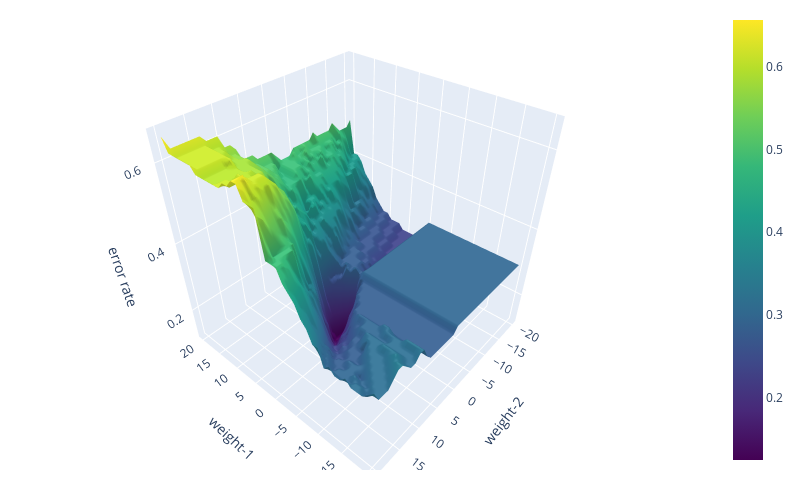

The code cell stored with this chart in its notebook:
### Code cell
import plotly.graph_objects as go
f1 = go.Figure(data=[go.Surface( x=weight1, y=weight2, z=errors, colorscale='Viridis')])
f1.update_layout(scene = dict(
                    xaxis_title='weight-1',
                    yaxis_title='weight-2',
                    zaxis_title='error rate'),
                    width=800,
                    height=480,
                    margin=dict(r=20, b=10, l=10, t=10))
f1.show()

### Figure 1 — Plotly figure (JSON) as saved in the notebook; plotly's stock layout.template omitted (floating-point values rounded to 4 significant figures; data arrays with more than 128 entries replaced by an {"elided": "..."} marker saying what was removed)
{"data": [{"colorscale": [[0, "#440154"], [0.1111, "#482878"], [0.2222, "#3e4989"], [0.3333, "#31688e"], [0.4444, "#26828e"], [0.5556, "#1f9e89"], [0.6667, "#35b779"], [0.7778, "#6ece58"], [0.8889, "#b5de2b"], [1, "#fde725"]], "type": "surface", "x": [-20, -18.97, -17.95, -16.92, -15.9, -14.87, -13.85, -12.82, -11.79, -10.77, -9.744, -8.718, -7.692, -6.667, -5.641, -4.615, -3.59, -2.564, -1.538, -0.5128, 0.5128, 1.538, 2.564, 3.59, 4.615, 5.641, 6.667, 7.692, 8.718, 9.744, 10.77, 11.79, 12.82, 13.85, 14.87, 15.9, 16.92, 17.95, 18.97, 20], "y": [-20, -18.97, -17.95, -16.92, -15.9, -14.87, -13.85, -12.82, -11.79, -10.77, -9.744, -8.718, -7.692, -6.667, -5.641, -4.615, -3.59, -2.564, -1.538, -0.5128, 0.5128, 1.538, 2.564, 3.59, 4.615, 5.641, 6.667, 7.692, 8.718, 9.744, 10.77, 11.79, 12.82, 13.85, 14.87, 15.9, 16.92, 17.95, 18.97, 20], "z": {"elided": "40x40 float values"}}], "layout": {"height": 480, "margin": {"b": 10, "l": 10, "r": 20, "t": 10}, "scene": {"aspectmode": "auto", "aspectratio": {"x": 1, "y": 1, "z": 1}, "camera": {"center": {"x": 0, "y": 0, "z": 0}, "eye": {"x": -1.135, "y": 1.297, "z": 1.327}, "projection": {"type": "perspective"}, "up": {"x": 0, "y": 0, "z": 1}}, "xaxis": {"title": {"text": "weight-1"}, "type": "linear"}, "yaxis": {"title": {"text": "weight-2"}, "type": "linear"}, "zaxis": {"title": {"text": "error rate"}, "type": "linear"}}, "width": 800}}
